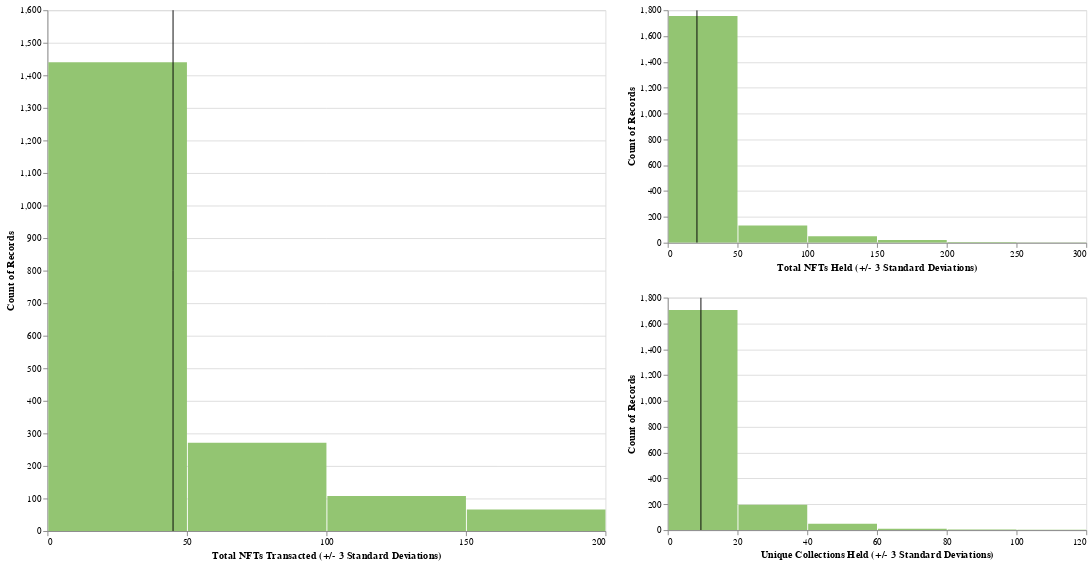

The notebook cell this image was saved under:
### Code cell
stdDevs = 3
model_vars = feature_df.copy()
# add upper and lower bounds to df for histogram visualization, based on above std devs param

fields = ['total_nft_transacted','total_nft_held','unique_collections_held']
for field in fields:
  model_vars['{}_lower'.format(field)] = model_vars['{}'.format(field)] - (np.std(model_vars['{}'.format(field)]) * stdDevs)
  model_vars['{}_upper'.format(field)] = model_vars['{}'.format(field)] + (np.std(model_vars['{}'.format(field)]) * stdDevs)

base_chart = alt.Chart(model_vars)
#distribution of total_nfts_transacted with std deviations per above variable
nft_trans_bar = base_chart.mark_bar(color='#93C572').encode(alt.X("total_nft_transacted:Q", bin=alt.Bin(extent=[0, 200], step=50)), y='count()')
trans_mean = base_chart.mark_rule(color='black').encode(x=alt.X('mean(total_nft_transacted):Q',title='Total NFTs Transacted (+/- {} Standard Deviations)'.format(stdDevs)))
trans_histogram = nft_trans_bar + trans_mean 
trans_histogram = trans_histogram.properties(width=600,height=560)

# distribution of total_nft_held with std deviations per above variable
nft_held_bar = base_chart.mark_bar(color='#93C572').encode(alt.X("total_nft_held:Q", bin=True), y='count()').interactive()
held_mean = base_chart.mark_rule(color='black').encode(x=alt.X('mean(total_nft_held):Q',title="Total NFTs Held (+/- {} Standard Deviations)".format(stdDevs)))
held_histogram = nft_held_bar + held_mean
held_histogram = held_histogram.properties(width=450,height=250)

# distribution of word counts with std deviations per above variable
colls_held_bar = base_chart.mark_bar(color='#93C572').encode(alt.X("unique_collections_held:Q", bin=True), y='count()').interactive()
colls_mean = base_chart.mark_rule(color='black').encode(x=alt.X('mean(unique_collections_held):Q',title="Unique Collections Held (+/- {} Standard Deviations)".format(stdDevs)))
colls_histogram = colls_held_bar + colls_mean
colls_histogram = colls_histogram.properties(width=450,height=250)

held_mets = alt.vconcat(held_histogram,colls_histogram)
alt.hconcat(trans_histogram,held_mets)

### Figure 1 — Vega-Lite specification as saved in the notebook (floating-point values rounded to 4 significant figures; data arrays with more than 128 entries replaced by an {"elided": "..."} marker saying what was removed)
{"config": {"view": {"continuousWidth": 400, "continuousHeight": 300}}, "hconcat": [{"layer": [{"mark": {"type": "bar", "color": "#93C572"}, "encoding": {"x": {"bin": {"extent": [0, 200], "step": 50}, "field": "total_nft_transacted", "type": "quantitative"}, "y": {"aggregate": "count", "type": "quantitative"}}}, {"mark": {"type": "rule", "color": "black"}, "encoding": {"x": {"aggregate": "mean", "field": "total_nft_transacted", "title": "Total NFTs Transacted (+/- 3 Standard Deviations)", "type": "quantitative"}}}], "height": 560, "width": 600}, {"vconcat": [{"layer": [{"mark": {"type": "bar", "color": "#93C572"}, "encoding": {"x": {"bin": true, "field": "total_nft_held", "type": "quantitative"}, "y": {"aggregate": "count", "type": "quantitative"}}, "selection": {"selector001": {"type": "interval", "bind": "scales", "encodings": ["x", "y"]}}}, {"mark": {"type": "rule", "color": "black"}, "encoding": {"x": {"aggregate": "mean", "field": "total_nft_held", "title": "Total NFTs Held (+/- 3 Standard Deviations)", "type": "quantitative"}}}], "height": 250, "width": 450}, {"layer": [{"mark": {"type": "bar", "color": "#93C572"}, "encoding": {"x": {"bin": true, "field": "unique_collections_held", "type": "quantitative"}, "y": {"aggregate": "count", "type": "quantitative"}}, "selection": {"selector002": {"type": "interval", "bind": "scales", "encodings": ["x", "y"]}}}, {"mark": {"type": "rule", "color": "black"}, "encoding": {"x": {"aggregate": "mean", "field": "unique_collections_held", "title": "Unique Collections Held (+/- 3 Standard Deviations)", "type": "quantitative"}}}], "height": 250, "width": 450}]}], "data": {"name": "data-ba9c617a4a7b43ca124a7c2cbd6facb3"}, "$schema": "https://vega.github.io/schema/vega-lite/v4.17.0.json", "datasets": {"data-ba9c617a4a7b43ca124a7c2cbd6facb3": {"elided": "1967 records"}}}
